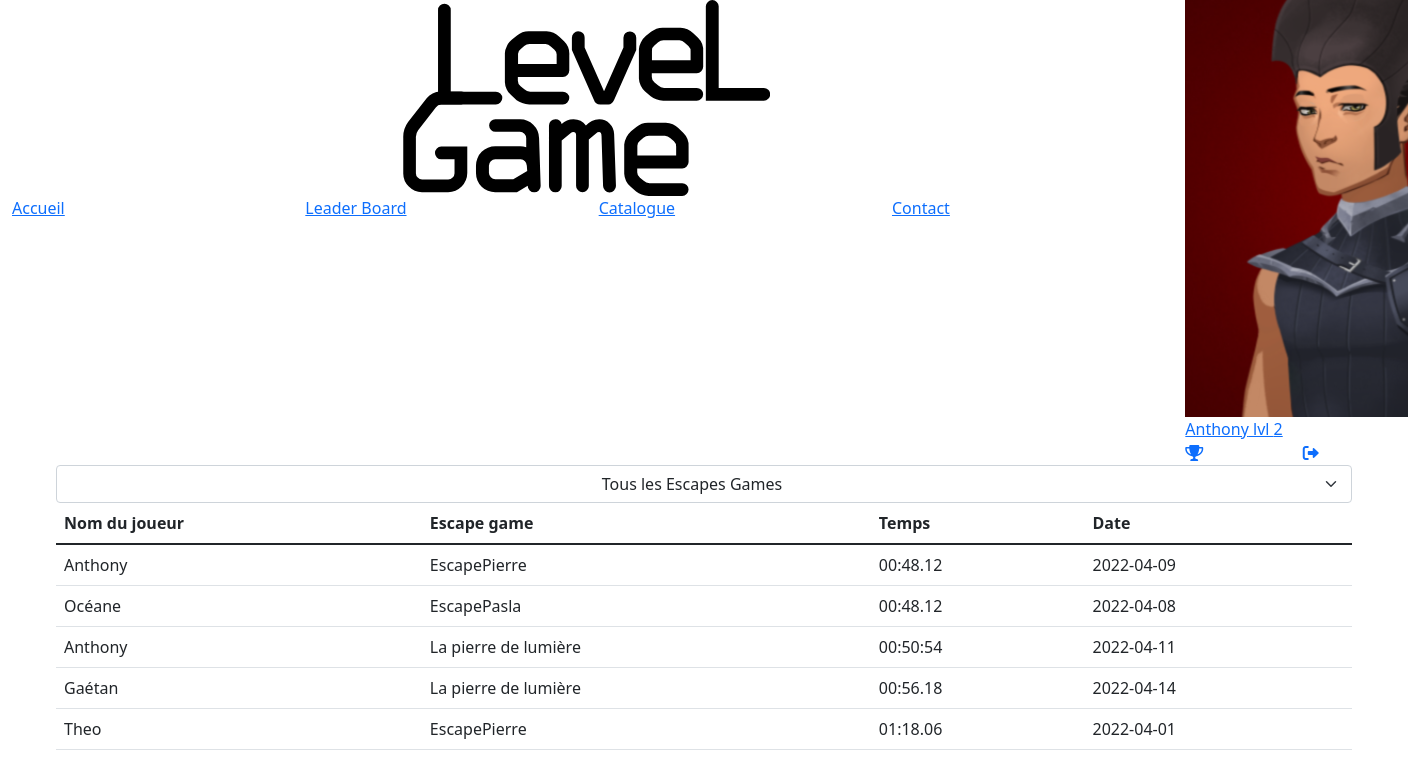
Screenshot of /?p=leaderboard (signed in) with the database file from the repository.
### tables this page shows
CREATE TABLE IF NOT EXISTS `user` (
  `idUser` int(11) NOT NULL AUTO_INCREMENT,
  `nom` varchar(47) NOT NULL,
  `email` varchar(100) NOT NULL,
  `mdp` varchar(61) NOT NULL,
  `niveau` int(11) NOT NULL,
  `adresse` varchar(60) NOT NULL,
  `cp` int(11) NOT NULL,
  `ville` varchar(60) NOT NULL,
  `admin` tinyint(1) DEFAULT NULL,
  PRIMARY KEY (`idUser`),
  KEY `niveau` (`niveau`) USING BTREE
);

CREATE TABLE IF NOT EXISTS `jouer` (
  `idUser` int(11) DEFAULT NULL,
  `idEscape` int(11) DEFAULT NULL,
  `date` date NOT NULL,
  `temps` varchar(10) NOT NULL,
  `note` int(5) DEFAULT NULL,
  `message` varchar(100) DEFAULT NULL,
  KEY `idUser` (`idUser`),
  KEY `idEscape` (`idEscape`)
);

CREATE TABLE IF NOT EXISTS `escapegame` (
  `idEscape` int(11) NOT NULL AUTO_INCREMENT,
  `nom` varchar(50) NOT NULL,
  `niveau` int(11) NOT NULL,
  `idType` int(11) NOT NULL,
  `adresse` varchar(60) NOT NULL,
  `cp` int(11) NOT NULL,
  `ville` varchar(60) NOT NULL,
  `description` text,
  PRIMARY KEY (`idEscape`),
  KEY `idType` (`idType`),
  KEY `niveau` (`niveau`)
);

### public/index.php (called while the page is built, shortened)
<?php
require_once "../src/core/rooter.php";
require "views/layout.php";
?>

### src/models/entity/User.php (called while the page is built, shortened)
<?php
class User{
    protected $nom;
    protected $niveau;
    public function getNom()
    {
        return $this->nom;
    }
    public function setNom($nom)
    {
        $this->nom = $nom;
        return $this;
    }
    public function getNiveau()
    {
        return $this->niveau;
    }
    public function setNiveau($niveau)
    {
        $this->niveau = $niveau;
        return $this;
    }
}
?>

### src/models/BddConnection.php (called while the page is built, shortened)
<?php
class BddConnection{
	protected $serveur = "localhost";
	protected $bdd 	= "blocb";
	protected $user = "root";
	protected $password = "";
	protected function getconnect(){
		try{
			$db = new PDO("mysql:host=$this->serveur;dbname=$this->bdd;charset=utf8",$this->user,$this->password);
			return $db;
		}
		catch(PDOException $erreur){
		return "Erreur : ". $erreur->getMessage();
		}
	}
	public function specifique($table,$champ,$id){
		$db = $this->getconnect();
		$sql = "SELECT * FROM $table WHERE $champ = :id";
		$rst = $db->prepare($sql);
		$rst->execute([":id" => $id]);
		return  $rst->fetchAll(PDO::FETCH_ASSOC);
	}
	public function createLeaderboard($filtre){
		$db = $this->getconnect();
		if($filtre == ""){
			$sql = "SELECT user.nom as nomuser,escapegame.nom as nomescape,jouer.temps,jouer.date
			FROM `jouer`
			INNER JOIN `escapegame` ON jouer.idEscape =escapegame.idEscape
			INNER JOIN `user` ON jouer.idUser = user.idUser
			ORDER BY jouer.temps;";
		}
		$rst = $db->prepare($sql);
		$rst->execute();
		return  $rst->fetchAll(PDO::FETCH_ASSOC);
	}
}
?>

### src/models/repository/JouerRepo.php (called while the page is built, shortened)
<?php
class JouerRepo extends BddConnection{
    public function StatsAll($filtre = ""){
        return $this->createLeaderboard($filtre);
    }
}
?>

### src/models/entity/Escapegame.php (called while the page is built, shortened)
<?php
class Escapegame{
    protected $nom;
    public function getNom()
    {
        return $this->nom;
    }
    public function setNom($nom)
    {
        $this->nom = $nom;
        return $this;
    }
}
?>

### src/models/entity/Jouer.php (called while the page is built, shortened)
<?php
class Jouer{
   protected $date;
   protected $temps;
   public function getDate()
   {
      return $this->date;
   }
   public function setDate($date)
   {
      $this->date = $date;
      return $this;
   }
   public function getTemps()
   {
      return $this->temps;
   }
   public function setTemps($temps)
   {
      $this->temps = $temps;
      return $this;
   }
}

### src/models/repository/UserRepo.php (called while the page is built, shortened)
<?php
class UserRepo extends BddConnection{
    protected $dataUserSelected;
    protected function getUserByChamp($typeChamp, $valueToSearch){
        return $this->specifique("user", $typeChamp, $valueToSearch);
    }
   public function setUserByChamp($champ , $nomChamp ){
       $tab = $this->getUserByChamp($champ , $nomChamp);
       $this->dataUserSelected = new User();
       $this->dataUserSelected->setIdUser($tab[0]["idUser"])
                ->setNom($tab[0]["nom"])
                ->setMail($tab[0]["email"])
                ->setMdp($tab[0]["mdp"])
                ->setNiveau($tab[0]["niveau"])
                ->setAdresse($tab[0]["adresse"])
                ->setCp($tab[0]["cp"])
                ->setVille($tab[0]["ville"])
                ->setAdmin($tab[0]["admin"]);
        return $this;
   }
    public function getDataUserSelected(){
        return $this->dataUserSelected;
    }
}
?>

### src/controller/leaderboard.php (the view, shortened to what this page needs)
<?php
$Leaderboard = [];
if(empty($_POST['SelectOption'])){
    $option = "";
}else{
    $option = $_POST['SelectOption'];
}
$appelbdd = new JouerRepo();
$leaderboard = $appelbdd->StatsAll($option);
foreach ($leaderboard as $key => $value){
    $jouer = new Jouer();
    $jouer->setDate($value["date"]);
    $jouer->setTemps($value["temps"]);
    $user = new User();
    $user->setNom($value["nomuser"]);
    $escape = new Escapegame();
    $escape->setNom($value["nomescape"]);
    array_push($Leaderboard, [$jouer, $user, $escape]);
}
$htmlLeaderboard = "";
foreach($Leaderboard as $key => $value){
    $htmlLeaderboard .= "<tr>"."<td>".$value[1]->getNom()."</td>"."<td>".$value[2]->getNom()."</td>"."<td>".$value[0]->getTemps()."</td>"."<td>".$value[0]->getDate()."</td>"."</tr>";
}
require("../public/views/leaderboard.php");
?>

### src/core/rooter.php (shortened to what this page needs)
<?php
$p = "";
if(isset($_GET["p"])){
	$p = $_GET["p"];
}
switch($p){
	case "leaderboard":
		require("../src/controller/leaderboard.php");
	break;
}
$page_content = ob_get_contents();
?>

### public/views/leaderboard.php (shortened to what this page needs)
<section class="container">
            <form method="POST" id="form">
                <select name="SelectOption" class="form-select text-center" id="SelectOption"?>
                    <option value="" >Tous les Escapes Games </option>
                </select>
            </form>
    <table class="table">
        <thead>
            <tr>
            <th scope="col">Nom du joueur</th>
            <th scope="col">Escape game</th>
            <th scope="col">Temps</th>
            <th scope="col">Date</th>
            </tr>
        </thead>
        <tbody>
            <?= $htmlLeaderboard ?>
        </tbody>
    </table>
</section>

### public/views/layout.php (shortened to what this page needs)
<!DOCTYPE html>
<html lang="en">
<head>
    <link rel="stylesheet/less" href="views/style/reset.less">
    <link href="https://cdn.jsdelivr.net/npm/bootstrap@5.1.3/dist/css/bootstrap.min.css" rel="stylesheet">
    <link rel="stylesheet" href="https://cdnjs.cloudflare.com/ajax/libs/font-awesome/6.0.0-beta3/css/all.min.css"/>
    <link rel="stylesheet/less" href="views/style/style.less">
</head>
<body>
<header class="container-fluid">
    <div class="header">
        <div class="row AZERTY">
            <div class="col-10 menu">
                <div class="row">
                    <div class="offset-4 col-4 logo">
                        <a href="#">
                        </a>
                    </div>
                </div>
                    <div class="row liens">
                        <a href="?p=accueil"class="col-3" >Accueil</a>
                        <a href="?p=leaderboard"class="col-3" >Leader Board</a>
                        <a href="?p=catalogue"class="col-3" >Catalogue</a>
                    <a href="?p=contact"class="col-3" >Contact</a>
                    </div>
                </div>
                <?php
                $compte = $_SESSION['compte'] ?? "";
                if($compte) :
                    $userRepo = new UserRepo();
                    $userRepo->setUserByChamp("email",$session->GetCompte()["email"] );
                    $try = $userRepo->getDataUserSelected(); ?>
                        <div class="col-2 connecter">
                            <a href="?p=infos" class="avatar">
                                <img src="views/style/img/avatar<?= $try->getNiveau();?>.png" alt="">
                                <span class="user"><?php
                                echo($try->getNom()); ?></span>
                                <span class="niveau">lvl&nbsp<?= $try->getNiveau(); ?></span>
                            </a>
                            <div class="userconnecter">
                                <div class="row">
                                    <a href="?p=stats" class="col-6"><i class="fas fa-trophy"></i></a>
                                    <a href="?p=login" class="col-6"><i class="fa-solid fa-right-from-bracket"></i></a>
                                </div>
                            </div>
                        </div>
                <?php endif ?>
            </div>
         </div>
</header>
    <?= $page_content;?>
</body>
</html>

### rows the page displays
user: nom "Anthony", niveau "2"
jouer: idUser.nom "Anthony", idEscape.nom "EscapePierre", temps "00:48.12", date "2022-04-09"
jouer: idUser.nom "Océane", idEscape.nom "EscapePasla", temps "00:48.12", date "2022-04-08"
jouer: idUser.nom "Anthony", idEscape.nom "La pierre de lumière", temps "00:50:54", date "2022-04-11"
jouer: idUser.nom "Gaétan", idEscape.nom "La pierre de lumière", temps "00:56.18", date "2022-04-14"
jouer: idUser.nom "Theo", idEscape.nom "EscapePierre", temps "01:18.06", date "2022-04-01"
